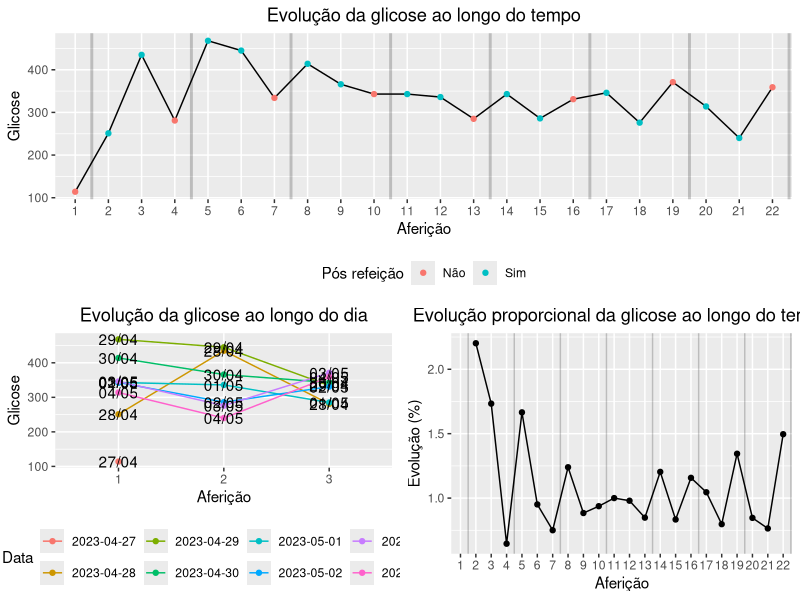
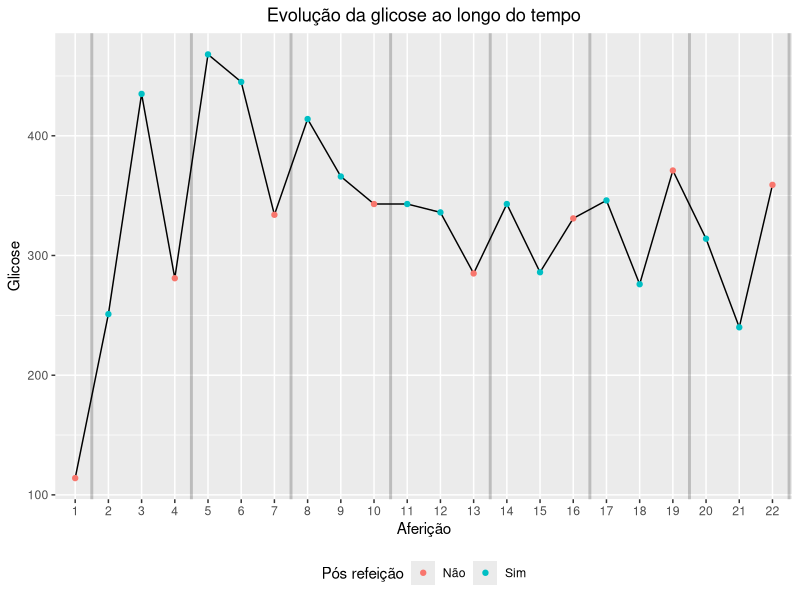
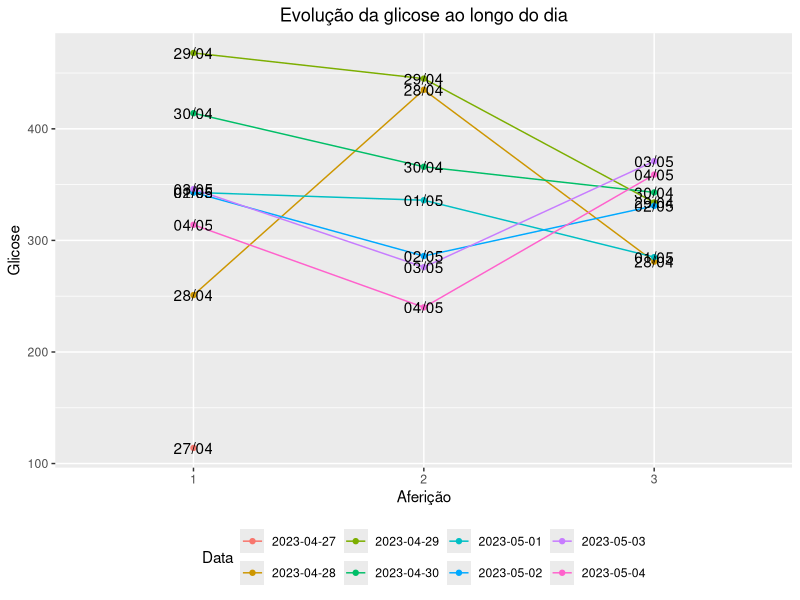
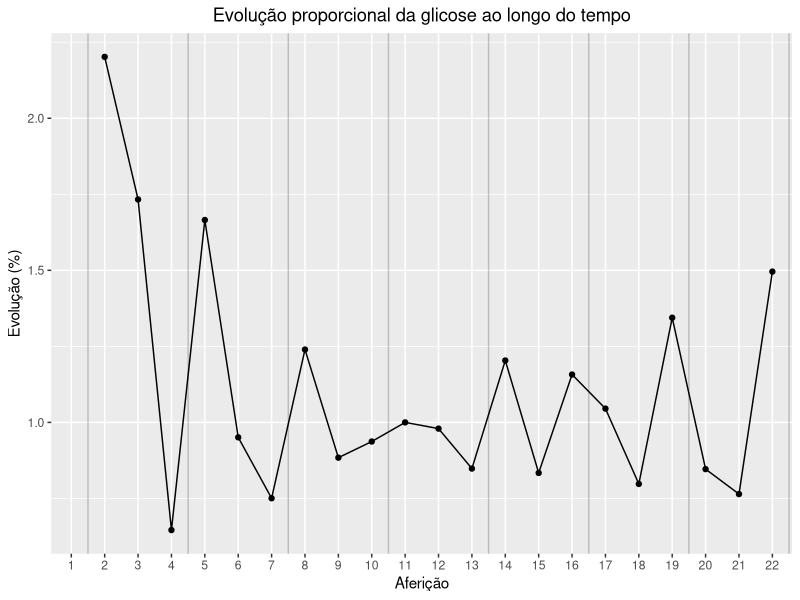

Source code (R) for these figures, in order:
library(tidyverse)
library(grid)
library(gridExtra)

pandora <- tibble(data = c("27/04", rep("28/04", 3), rep("29/04", 3), rep("30/04", 3), rep("01/05", 3), rep("02/05", 3), rep("03/05", 3),
                           rep("04/05", 3)),
       hora = c("20:49", "02:32", "14:35", "21:02", "02:32", "14:35", "20:39", "02:35", "14:35", "20:08",
                "02:40", "14:30", "21:06", "02:37", "14:30", "20:32", "02:32", "14:38", "20:41", "02:35", "14:35", "21:09"),
       glic = c(114, 251, 435, 281, 468, 445, 334, 414, 366, 343, 343, 336, 285, 343, 286, 331, 346, 276, 371, 314, 240, 359),
       comeu = c(F, T, T, F, T, T, F, T, T, F, T, T, F, T, T, F, T, T, F, T, T, F)) |> 
  rowid_to_column() |> 
  mutate(data = as.Date(paste0(data, "/2023"), format = "%d/%m/%Y")) |> 
  group_by(data) |> 
  mutate(afer = row_number(),
         vl = ifelse(afer == max(afer) & !afer == 2, rowid + .5, NA)) |> 
  ungroup()

p1 <- pandora |> 
  mutate(comeu = ifelse(comeu, "Sim", "Não")) |> 
  ggplot(aes(x = factor(rowid), y = glic, group = 1)) +
  geom_line() +
  geom_point(aes(color = comeu)) +
  geom_vline(aes(xintercept = vl), alpha = .2, linewidth = 1) +
  xlab("Aferição") + ylab("Glicose") +
  labs(title = "Evolução da glicose ao longo do tempo") +
  theme(plot.title = element_text(hjust = .5), legend.position = "bottom") +
  guides(color = guide_legend(title = "Pós refeição"))

p2 <- pandora |> 
  ggplot(aes(x = factor(afer), y = glic, group = data, color = factor(data))) +
  geom_line() +
  geom_point() +
  geom_text(aes(label = format(data, format = "%d/%m")), color = "#000000") +
  xlab("Aferição") + ylab("Glicose") +
  labs(title = "Evolução da glicose ao longo do dia") +
  theme(plot.title = element_text(hjust = .5), legend.position = "bottom") +
  guides(color = guide_legend(title = "Data"))

p3 <- pandora |> 
  mutate(glic_1 = lag(glic, 1),
         evo = glic/glic_1) |> 
  ggplot(aes(x = factor(rowid), y = evo, group = 1)) +
  geom_line() + 
  geom_point() + 
  geom_vline(aes(xintercept = vl), alpha = .2) + 
  xlab("Aferição") + ylab("Evolução (%)") +
  labs(title = "Evolução proporcional da glicose ao longo do tempo") +
  theme(plot.title = element_text(hjust = .5))

pushViewport(viewport(layout = grid.layout(2, 2)))
vplayout <- function(x, y) viewport(layout.pos.row = x, layout.pos.col = y)
print(p1, vp = vplayout(1, 1:2))
print(p2, vp = vplayout(2, 1))
print(p3, vp = vplayout(2, 2))